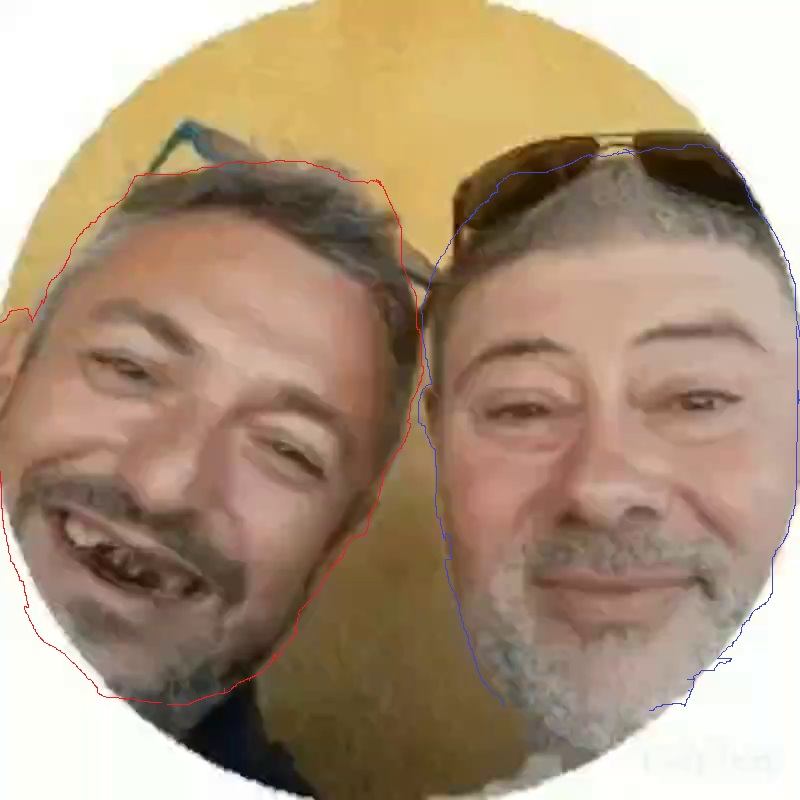
#> input picture assets/raw/faces marked raw_f001.jpg, 800 x 800 px, found by its file name
$ python fill_contours_v3.py
#> lines starting #> are read from the running program, lines starting #| are printed output that depends on the picture; after the words box and inside, x2 and y2 are one past the last pixel; in counts of white or black regions, pixels touching at a corner belong together
"""v3: aggressive dilation to close all gaps in the hand-drawn contour,
then flood-fill. Also try morphological closing (dilate then erode) to
preserve the shape while closing gaps."""
import os
import numpy as np
from PIL import Image, ImageFilter
from collections import deque

WS = r"D:\dsh workspace\dsh test project"
marked_path = os.path.join(WS, "assets", "raw", "faces marked raw_f001.jpg")
img = Image.open(marked_path).convert("RGB")
#> img is the input picture: PIL image 800x800 RGB; mean R, G, B 171, 148.1, 124.4
arr = np.array(img, dtype=np.int16)
H, W = arr.shape[:2]
#> H = 800; W = 800

# Moderate thresholds
red_mask = (arr[:, :, 0] > 130) & (arr[:, :, 1] < 110) & (arr[:, :, 2] < 110)
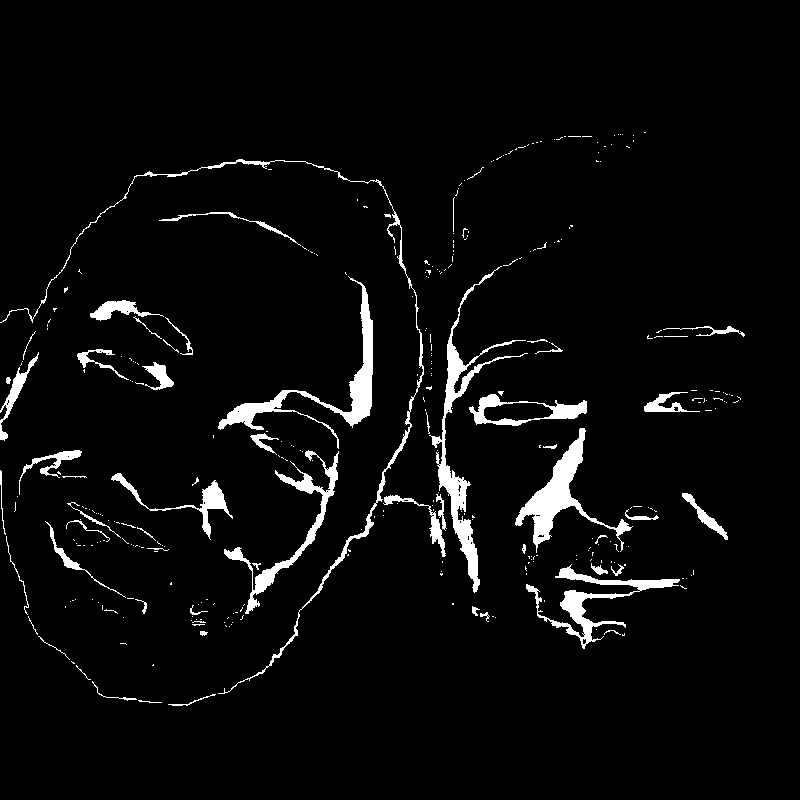
#> red_mask: shape (800, 800) bool; 4.1% white; 334 white regions (276 under 20 px), largest, box (x1, y1, x2, y2) and area: (429, 266, 528, 593) 3431, (218, 276, 373, 449) 3182, (515, 428, 633, 553) 3022
blue_mask = (arr[:, :, 2] > 120) & (arr[:, :, 0] < 130) & (arr[:, :, 1] < 130)
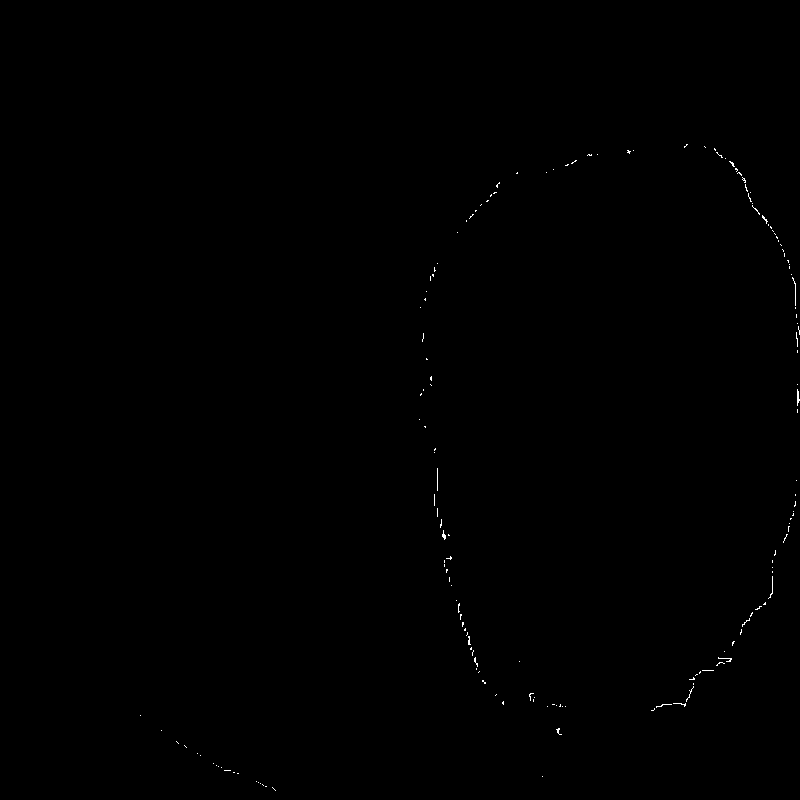
#> blue_mask: shape (800, 800) bool; 0.15% white in thin lines or dots, all inside (x1, y1, x2, y2) = (140, 144, 800, 791)

def fill_with_dilation(line_mask, name, dilate_px):
#> called with name = 'left_d5', dilate_px = 5
    line_img = Image.fromarray((line_mask * 255).astype(np.uint8), "L")
    # Aggressive dilation
    for _ in range(dilate_px):
        line_img = line_img.filter(ImageFilter.MaxFilter(3))
#> this loop made 5 passes
#> pass 1, in fill_with_dilation, `line_img = line_img.filter(ImageFilter.MaxFilter(3))`:
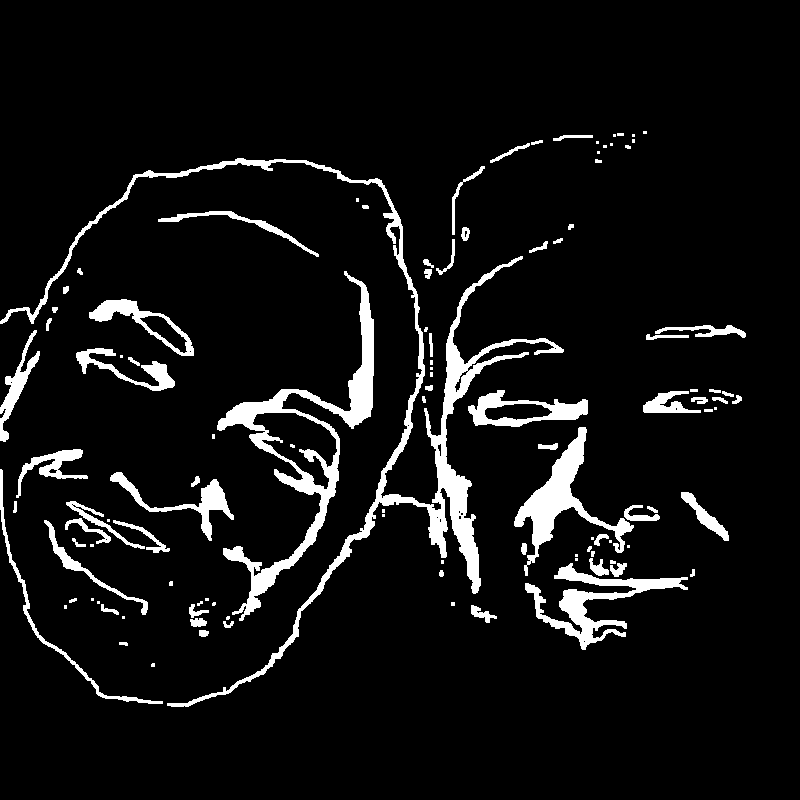
#> line_img: PIL image 800x800 L; 7.1% white; 111 white regions (38 under 20 px), largest, box (x1, y1, x2, y2) and area: (0, 158, 564, 707) 12233, (217, 271, 374, 621) 8013, (514, 427, 634, 576) 3890
#> after the loop:
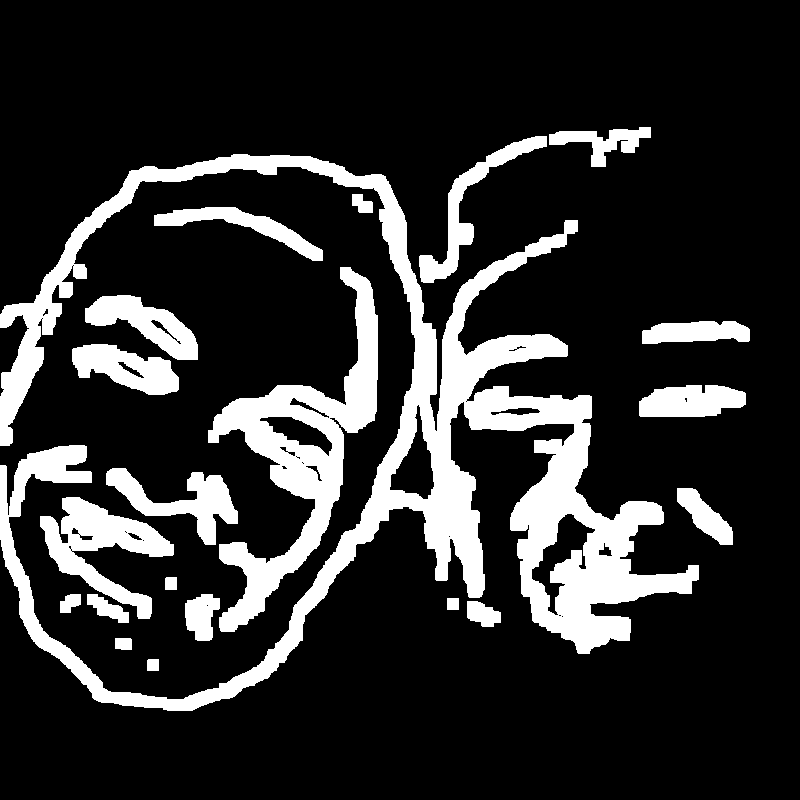
#> line_img: PIL image 800x800 L; 18% white; 21 white regions, largest, box (x1, y1, x2, y2) and area: (0, 154, 699, 711) 64025, (208, 267, 378, 632) 17069, (40, 497, 174, 619) 6252
    line = np.array(line_img) > 127
    print(f"{name}: dilate={dilate_px} line={line.sum()} px")
#| left_d5: dilate=5 line=115081 px

    exterior = np.zeros((H, W), dtype=bool)
    q = deque()
    def seed(y, x):
        if not line[y, x] and not exterior[y, x]:
            exterior[y, x] = True; q.append((y, x))
    for x in range(W):
        seed(0, x); seed(H - 1, x)
    for y in range(H):
        seed(y, 0); seed(y, W - 1)
    while q:
        y, x = q.popleft()
        for dy, dx in ((1,0),(-1,0),(0,1),(0,-1)):
            ny, nx = y + dy, x + dx
            if 0 <= ny < H and 0 <= nx < W and not line[ny, nx] and not exterior[ny, nx]:
                exterior[ny, nx] = True; q.append((ny, nx))

    filled = ~exterior
    ys, xs = np.nonzero(filled)
    if len(xs) == 0:
        print(f"{name}: empty"); return
    x0, x1, y0, y1 = xs.min(), xs.max(), ys.min(), ys.max()
    w, h = x1 - x0, y1 - y0
    # Check if the fill is reasonable (not too large, not scattered)
    bbox_area = w * h
    fill_ratio = len(xs) / bbox_area
    print(f"{name}: filled {len(xs)} px, bbox {w}x{h}={bbox_area}, ratio={fill_ratio:.2f}")
    if fill_ratio < 0.3 or bbox_area > 500 * 600:
        print(f"  -> fill looks wrong (ratio too low or bbox too large), skipping")
        return

    mask_img = Image.fromarray((filled * 255).astype(np.uint8), "L")
    margin = 5
    cx0 = max(0, x0 - margin); cy0 = max(0, y0 - margin)
    cx1 = min(W, x1 + margin); cy1 = min(H, y1 + margin)
    cropped = mask_img.crop((cx0, cy0, cx1, cy1))
    cropped.save(os.path.join(WS, "assets", "contours", f"filled_{name}.png"))
    print(f"  saved filled_{name}.png ({cropped.size[0]}x{cropped.size[1]})")

    # Debug overlay
    ov = Image.open(marked_path).convert("RGB")
    ov_arr = np.array(ov)
    ov_arr[filled] = [255, 160, 0]
    Image.fromarray(ov_arr).save(os.path.join(WS, "assets", "preview", f"fillcheck_{name}.png"))

# Try increasing dilation levels
for d in [5, 8, 12]:
    fill_with_dilation(red_mask, f"left_d{d}", d)
    fill_with_dilation(blue_mask, f"right_d{d}", d)
#> call 2 of fill_with_dilation, with name = 'right_d5', dilate_px = 5
#> the loop in fill_with_dilation (call 2), `for _ in range(dilate_px):` made 5 passes
#> pass 1, in fill_with_dilation (call 2), `line_img = line_img.filter(ImageFilter.MaxFilter(3))`:
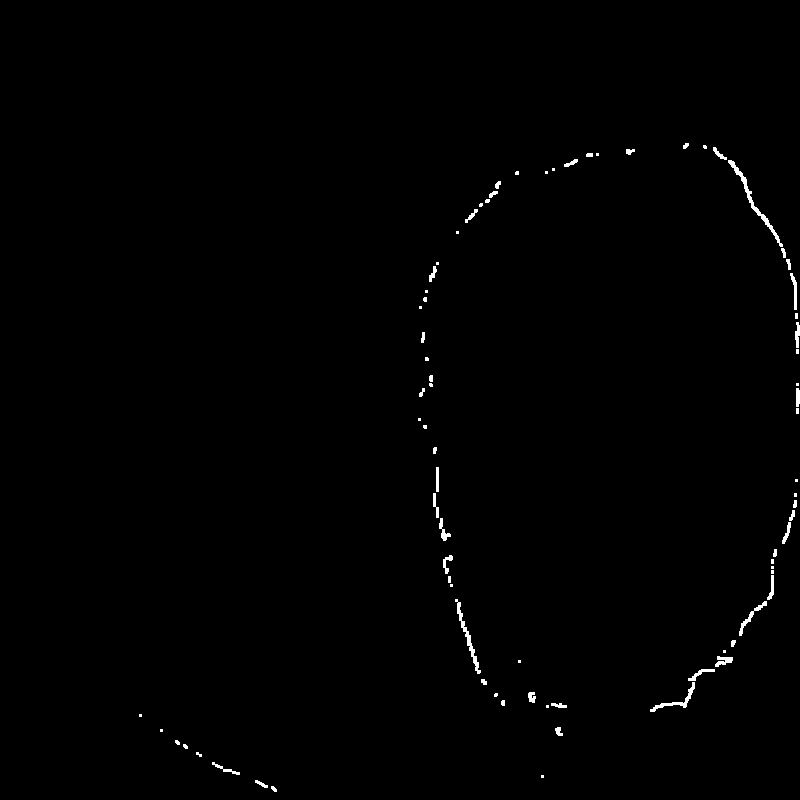
#> line_img: PIL image 800x800 L; 0.57% white; 79 white regions (36 under 20 px), largest, box (x1, y1, x2, y2) and area: (728, 160, 783, 247) 407, (455, 599, 481, 674) 302, (650, 682, 695, 712) 222
#> pass 3, in fill_with_dilation (call 2), `line_img = line_img.filter(ImageFilter.MaxFilter(3))`:
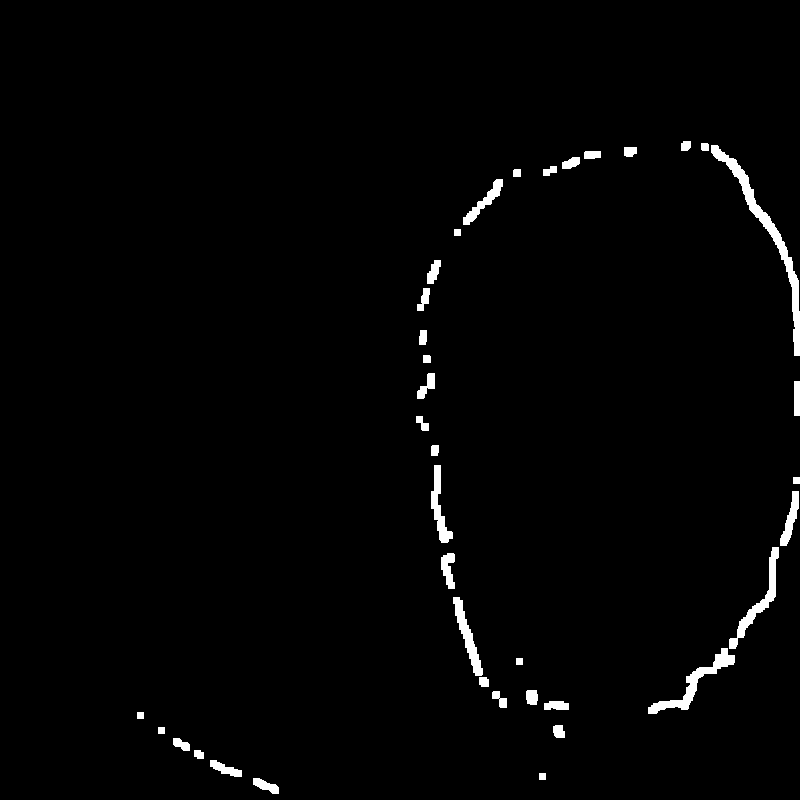
#> line_img: PIL image 800x800 L; 1.6% white; 38 white regions, largest, box (x1, y1, x2, y2) and area: (711, 145, 800, 356) 1960, (648, 648, 735, 714) 1104, (729, 547, 779, 649) 933
#> after the loop in fill_with_dilation (call 2), `for _ in range(dilate_px):`:
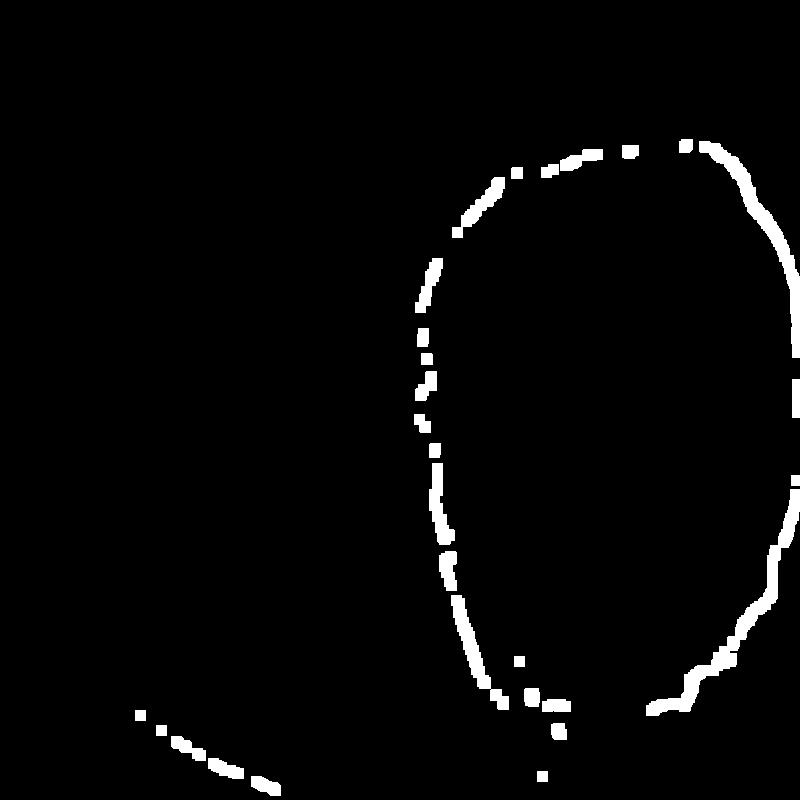
#> line_img: PIL image 800x800 L; 2.8% white; 29 white regions, largest, box (x1, y1, x2, y2) and area: (646, 489, 800, 716) 4031, (699, 141, 800, 358) 3175, (451, 595, 509, 710) 1642
#| right_d5: dilate=5 line=17827 px

print("done")
